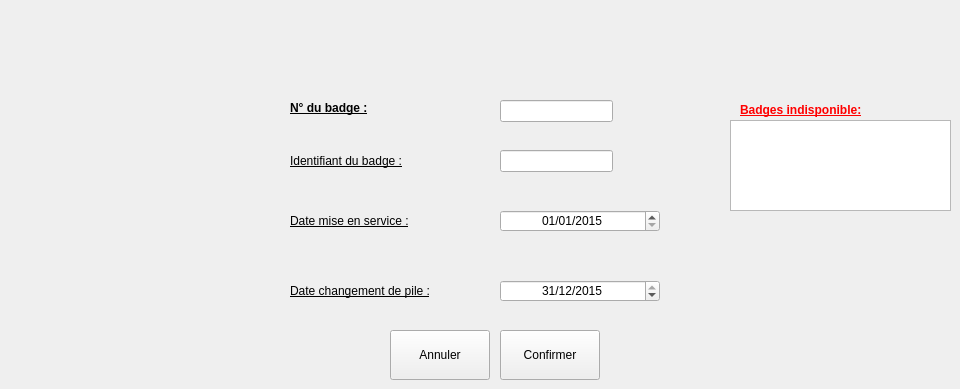
      <widget class="QWidget" name="tab_7">
       <attribute name="title">
        <string>Ajouter un nouveau badge...</string>
       </attribute>
       <widget class="QLabel" name="label_143">
        <property name="geometry">
         <rect>
          <x>740</x>
          <y>100</y>
          <width>161</width>
          <height>21</height>
         </rect>
        </property>
        <property name="font">
         <font>
          <weight>75</weight>
          <bold>true</bold>
          <underline>true</underline>
         </font>
        </property>
        <property name="text">
         <string>&lt;font color='red'&gt;Badges indisponible:&lt;/font&gt;</string>
        </property>
       </widget>
       <widget class="QLabel" name="label_247">
        <property name="geometry">
         <rect>
          <x>290</x>
          <y>100</y>
          <width>101</width>
          <height>16</height>
         </rect>
        </property>
        <property name="font">
         <font>
          <weight>75</weight>
          <bold>true</bold>
          <underline>true</underline>
         </font>
        </property>
        <property name="text">
         <string>N° du badge :</string>
        </property>
       </widget>
       <widget class="QLineEdit" name="LeBadgecreer">
        <property name="geometry">
         <rect>
          <x>500</x>
          <y>100</y>
          <width>113</width>
          <height>22</height>
         </rect>
        </property>
       </widget>
       <widget class="QTextEdit" name="txtBadgeInfo">
        <property name="geometry">
         <rect>
          <x>730</x>
          <y>120</y>
          <width>221</width>
          <height>91</height>
         </rect>
        </property>
       </widget>
       <widget class="QPushButton" name="pbAnnulerCreer">
        <property name="geometry">
         <rect>
          <x>390</x>
          <y>330</y>
          <width>100</width>
          <height>50</height>
         </rect>
        </property>
        <property name="text">
         <string>Annuler</string>
        </property>
       </widget>
       <widget class="QPushButton" name="pbConfirmerCreer">
        <property name="geometry">
         <rect>
          <x>500</x>
          <y>330</y>
          <width>100</width>
          <height>50</height>
         </rect>
        </property>
        <property name="text">
         <string>Confirmer</string>
        </property>
       </widget>
       <widget class="QLineEdit" name="LeidBadgeCreer">
        <property name="geometry">
         <rect>
          <x>500</x>
          <y>150</y>
          <width>113</width>
          <height>22</height>
         </rect>
        </property>
       </widget>
       <widget class="QDateEdit" name="datePile">
        <property name="geometry">
         <rect>
          <x>500</x>
          <y>280</y>
          <width>160</width>
          <height>22</height>
         </rect>
        </property>
        <property name="alignment">
         <set>Qt::AlignCenter</set>
        </property>
        <property name="date">
         <date>
          <year>2015</year>
          <month>12</month>
          <day>31</day>
         </date>
        </property>
        <property name="displayFormat">
         <string>dd/MM/yyyy</string>
        </property>
       </widget>
       <widget class="QDateEdit" name="dateMiseService">
        <property name="geometry">
         <rect>
          <x>500</x>
          <y>210</y>
          <width>160</width>
          <height>22</height>
         </rect>
        </property>
        <property name="alignment">
         <set>Qt::AlignCenter</set>
        </property>
        <property name="date">
         <date>
          <year>2015</year>
          <month>1</month>
          <day>1</day>
         </date>
        </property>
        <property name="displayFormat">
         <string>dd/MM/yyyy</string>
        </property>
       </widget>
       <widget class="QLabel" name="label_18">
        <property name="geometry">
         <rect>
          <x>290</x>
          <y>150</y>
          <width>151</width>
          <height>21</height>
         </rect>
        </property>
        <property name="font">
         <font>
          <weight>50</weight>
          <bold>false</bold>
          <underline>true</underline>
         </font>
        </property>
        <property name="text">
         <string>Identifiant du badge :</string>
        </property>
       </widget>
       <widget class="QLabel" name="label_149">
        <property name="geometry">
         <rect>
          <x>290</x>
          <y>210</y>
          <width>161</width>
          <height>21</height>
         </rect>
        </property>
        <property name="font">
         <font>
          <weight>50</weight>
          <bold>false</bold>
          <underline>true</underline>
         </font>
        </property>
        <property name="text">
         <string>Date mise en service :</string>
        </property>
       </widget>
       <widget class="QLabel" name="label_151">
        <property name="geometry">
         <rect>
          <x>290</x>
          <y>280</y>
          <width>191</width>
          <height>21</height>
         </rect>
        </property>
        <property name="font">
         <font>
          <weight>50</weight>
          <bold>false</bold>
          <underline>true</underline>
         </font>
        </property>
        <property name="text">
         <string>Date changement de pile :</string>
        </property>
       </widget>
      </widget>
